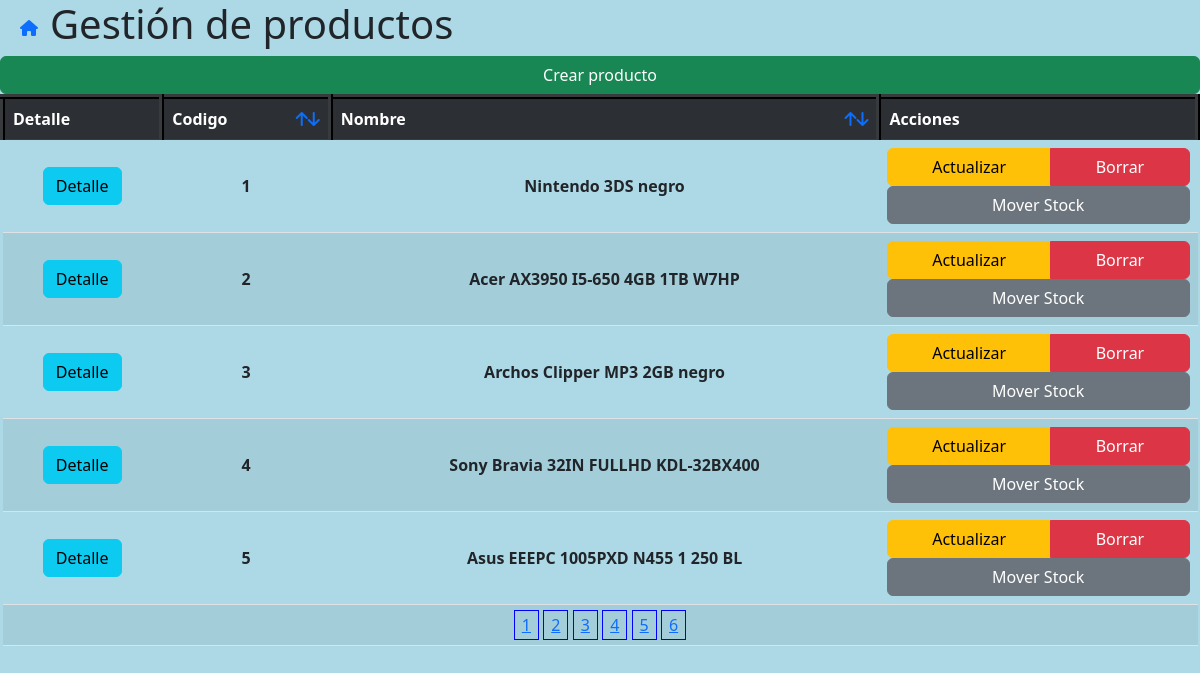
Screenshot of /listado.php with the database file from the repository.
### tables this page shows
create table if not exists productos(
 id int auto_increment primary key,
 nombre varchar(200) not null,
 nombre_corto varchar(50) unique not null,
 descripcion text null,
 pvp decimal(10, 2) not null,
 familia varchar(6) not null,
 constraint fk_prod_fam foreign key(familia) references familias(cod) on update
cascade on delete cascade
);

### paginacion.php (the view, shortened to what this page needs)
<?php
$order ="";
$limit = 5;
$pag = (isset($_GET['pag'])) ? (int)$_GET['pag'] : 0;
if ($pag < 1) {
    $pag = 1;
}
$offset=($pag-1)*$limit;
$conexion = Conexion::conectar();
$busqueda=$conexion->prepare("SELECT * FROM productos $order LIMIT $offset, $limit");
$busqueda->execute();
$busquedaTotal = $conexion->prepare("SELECT * FROM productos");
$busquedaTotal->execute();
$total=$busquedaTotal->rowCount();
echo "<table class='table table-striped table-hover'>
        <tr class='table-dark'>
            <th class='detalle'>Detalle</th>
            <th class='codigo'>Codigo
            <div class='float-end'>";
                if(isset($_GET['columna']) && $_GET['columna'] == 'id' && $_GET['tipo'] == 'ASC'){
                    echo "<i class='fa fa-arrow-up'></i>";
                } else{
                    echo "<a href='listado.php?columna=id&tipo=ASC'><i class='fa fa-arrow-up'></i></a>";
                }
                if(isset($_GET['columna']) && $_GET['columna'] == 'id' && $_GET['tipo'] == 'DESC'){
                    echo "<i class='fa fa-arrow-down'></i>";
                } else{
                    echo "<a href='listado.php?columna=id&tipo=DESC'><i class='fa fa-arrow-down'></i></a>";
                }
echo        "</th>
            <th>Nombre
                <div class='float-end'>";
                    if(isset($_GET['columna']) && $_GET['columna'] == 'nombre' && $_GET['tipo'] == 'ASC'){
                        echo "<i class='fa fa-arrow-up'></i>";
                    } else{
                        echo "<a href='listado.php?columna=nombre&tipo=ASC'><i class='fa fa-arrow-up'></i></a>";
                    }
                    if(isset($_GET['columna']) && $_GET['columna'] == 'nombre' && $_GET['tipo'] == 'DESC'){
                        echo "<i class='fa fa-arrow-down'></i>";
                    } else{
                        echo "<a href='listado.php?columna=nombre&tipo=DESC'><i class='fa fa-arrow-down'></i></a>";
                    }
echo        "</div>
            </th>
            <th>Acciones</th>
        </tr> ";
while($productoFila = $busqueda->fetch(PDO::FETCH_ASSOC)){
    echo "<tr>";
            echo "<td><a href='detalle.php?id=" . $productoFila['id'] . "' class='btn btn-info btn-block botonInfo'>Detalle</a></td>";
            echo "<td class='codigo'><b>" . $productoFila['id'] . "</b></td>";
            echo "<td><b>" . $productoFila['nombre'] . "<b></td>";
            echo "<td>
                <div class='btn-group d-grid gap-0 d-md-flex justify-content-md-end' role='group'>
                    <a href='editar.php?id=" . $productoFila['id'] . "&familia=" . $productoFila['familia'] . "' class='btn btn-warning' type'button'>Actualizar</a>
                    <a href='borrar.php?id=" . $productoFila['id'] . "' class='btn btn-danger' type'button'>Borrar</a>
                </div>
                <a href='muevestock.php?producto=" . $productoFila['id'] . "' class='btn btn-secondary d-grid gap-2'>Mover Stock</a></td>";
            echo "</tr>";
}
echo "<tr><td class='text-center' colspan='4'>";
    $totalPag=ceil($total/$limit);
    $links = array();
    for($i=1; $i<=$totalPag; $i++){
        $links[]="<a style='border:solid 1px blue; padding-left:.6%; padding-right:.6%; padding-top:.25%; padding-bottom:.25%;' href=\"?pag=$i\">$i</a>";
    }
print_r(''.implode(' ', $links));
echo "</td>";
echo "</tr>
    </table>
";

### listado.php (shortened to what this page needs)
<!DOCTYPE html>
<html lang="en">
<head>
    <link rel="stylesheet" href="./css/bootstrap.min.css">
    <link rel="stylesheet" href="./css/style.css">
</head>
<body>
    <div class='float-lg-start'>
        <a href="listado.php"><i class="fa-solid fa-house"
                style="margin-top: 20px; margin-left: 20px; margin-right: 20px; width: 10px;"></i></a>
    </div>
    <h1>Gestión de productos</h1>
    <div class="d-grid gap-2">
        <a href="crear.php" class="btn btn-success btn-block boton">Crear producto</a>
    </div>
    <?php
        include "paginacion.php";
    ?>
</body>
</html>

### css/style.css (style rules this page uses)
html, body { background-color: lightblue; padding:0; margin:0; height:100%; }
tr th { vertical-align: middle; border-style: inset; border-width: 5px; }
tr td { text-align: center; vertical-align: middle; }

### rows the page displays
productos: id "1", nombre "Nintendo 3DS negro"
productos: id "2", nombre "Acer AX3950 I5-650 4GB 1TB W7HP"
productos: id "3", nombre "Archos Clipper MP3 2GB negro"
productos: id "4", nombre "Sony Bravia 32IN FULLHD KDL-32BX400"
productos: id "5", nombre "Asus EEEPC 1005PXD N455 1 250 BL"
